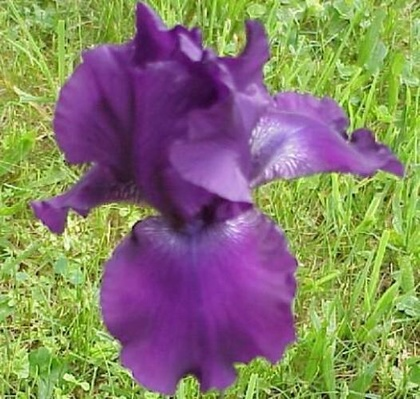
%> input picture images/image_0467.jpg, 420 x 399 px, shrunk from 526 x 500 before the run
$ octave EM2.m   (GNU Octave 9; MATLAB toolbox functions it lacks are replaced by stand-ins)
%> lines starting %> are read from the running program, lines starting %| are printed output that depends on the picture
clear all;close all;clc;
%-------------读取图像-------------
%img = double(rgb2gray(imread('./images/1.jpg')));
image=imread('images/image_0467.jpg');
%> image is the input picture: size 399x420x3 uint8; mean R, G, B 134.5, 126.7, 104.6
figure
imshow(image)
imageg1 = image(:,:,2);%只保留绿色通道
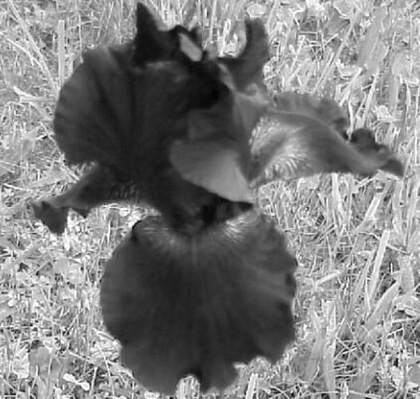
%> imageg1: size 399x420 uint8; min 0, max 255, mean 126.7
imageg=double(imageg1);

%----------------对输入图像预处理---------------
H1=fspecial('motion',20,45);
MotionBlur = imfilter(imageg,H1,'replicate');
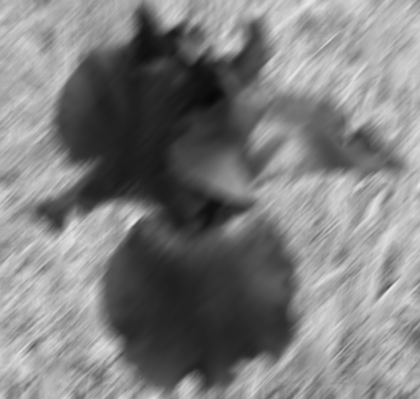
%> MotionBlur: size 399x420 double; min 7.4, max 233.5, mean 126.6

%---------------设定EM算法的初值-----------
%设置聚类数，既想要分类的块数
cluster_num =2 ;
%期望的初值
mu = (1:cluster_num)./(cluster_num + 1) .* max(max(H1));
%方差的初值
sigma = 20*ones(1,cluster_num);
pw = zeros(cluster_num,size(H1,1)*size(H1,2));%构造一个零矩阵表示每个点的概率值，行数为聚类的数量，列数为图像的像素点的个数
pc = rand(1,cluster_num);%随机生成一组概率值(权重值)  是否可以不用随机生成？试试看效果
pc = pc/sum(pc);%将类概率归一化
max_iter = 10;%以迭代次数来作为停止的条件  (迭代次数如何确定？有什么影响)
iter = 1;
while iter <= max_iter
    %----------E-step------------------
    for i = 1:cluster_num
        MU = repmat(mu(i),size(H1,1)*size(H1,2),1);%去mu中的第一个值，构造一个一维向量，行数为像素个数
        %高斯模型
        temp = 1/sqrt(2*pi*sigma(i))*exp(-(H1(:)-MU).^2/2/sigma(i));
        temp(temp<0.000001) = 0.000001;%防止出现0
        pw(i,:) = pc(i) * temp;
    end
    pw = pw./(repmat(sum(pw),cluster_num,1));%归一
    %----------M-step--------------------
    %更新参数集
    for i = 1:cluster_num
         pc(i) = mean(pw(i,:));
         mu(i) = pw(i,:)*H1(:)/sum(pw(i,:));
         sigma(i) = pw(i,:)*((H1(:)-mu(i)).^2)/sum(pw(i,:));
    end
    %------------show-result---------------
    [~,label] = max(pw);
    %改大小
    label = reshape(label,size(H1));
    imshow(label,[])
    title(['iter = ',num2str(iter)]);
    pause(0.1);
    M(iter,:) = mu;
    S(iter,:) = sigma;
    iter = iter + 1;

end
%将均值与方差的迭代过程显示出来
figure
for i = 1:cluster_num
    plot(M(:,i));
    hold on
end
title('均值变化过程');
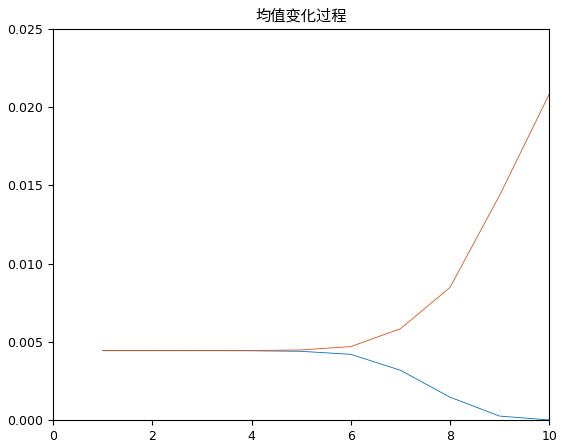
%> figure redrawn from the program's plot data; curve peaks at x = 1, y = 0.00444; curve peaks at x = 10, y = 0.0208
figure
for i = 1:cluster_num
    plot(S(:,i));
    hold on
end
title('方差变化过程');
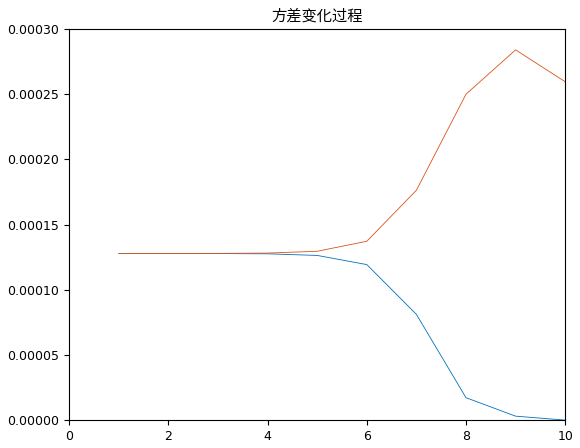
%> figure redrawn from the program's plot data; curve peaks at x = 1, y = 0.000128; curve peaks at x = 9, y = 0.000284

$ run again, with images/image_0407.jpg copied over images/image_0467.jpg
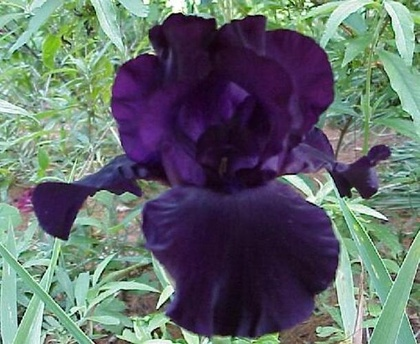
%> input picture images/image_0407.jpg, 420 x 344 px, shrunk from 610 x 500 before the run
%> image is the input picture: size 344x420x3 uint8; mean R, G, B 98.1, 106.8, 107.2
%> `imageg1 = image(:,:,2);`:
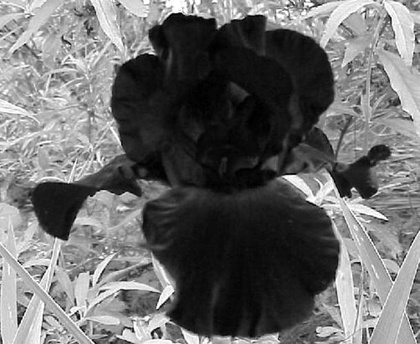
%> imageg1: size 344x420 uint8; min 0, max 255, mean 106.8
%> `MotionBlur = imfilter(imageg,H1,'replicate');`:
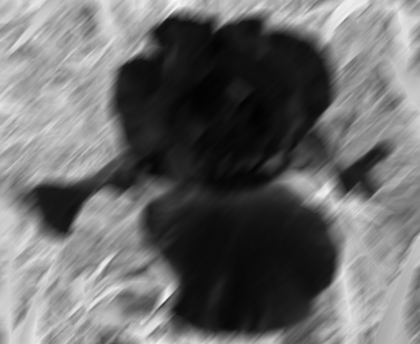
%> MotionBlur: size 344x420 double; min 1.91, max 250.4, mean 106.8

$ run again, with images/image_0462.jpg copied over images/image_0467.jpg
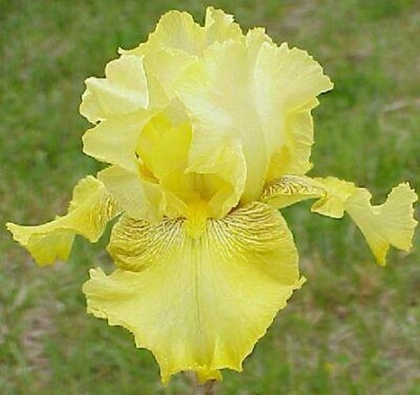
%> input picture images/image_0462.jpg, 420 x 395 px, shrunk from 531 x 500 before the run
%> image is the input picture: size 395x420x3 uint8; mean R, G, B 154.8, 161.1, 73.9
%> `imageg1 = image(:,:,2);`:
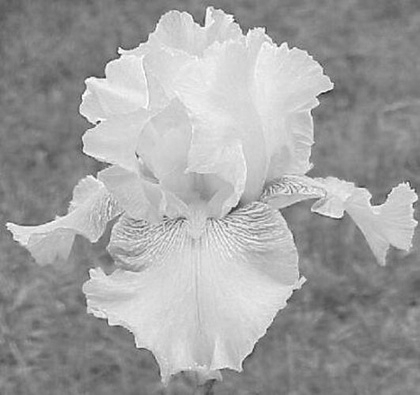
%> imageg1: size 395x420 uint8; min 21, max 255, mean 161.1
%> `MotionBlur = imfilter(imageg,H1,'replicate');`:
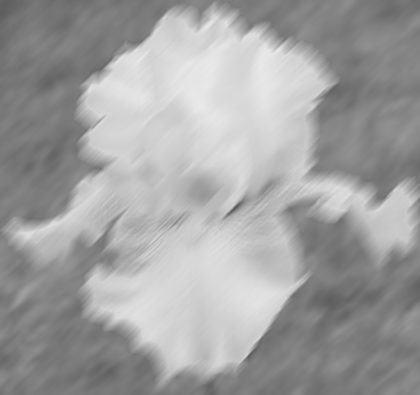
%> MotionBlur: size 395x420 double; min 86.17, max 233.1, mean 161.1
